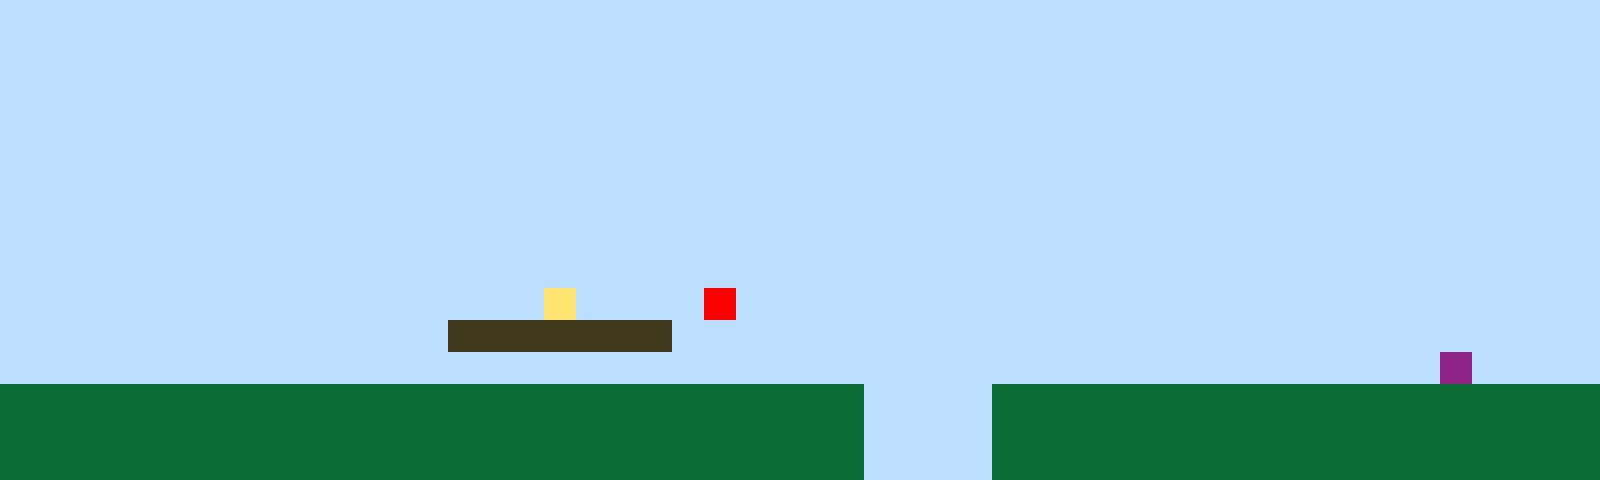

This is a level from a 2D game, rendered from its Tiled map with the project's own tilesets. A one-line summary and the complete map file follow:
An orthogonal 50x15 tile map with 32x32 px tiles, 1 tile layer (Tile Layer 1).

<map version="1.10" tiledversion="1.11.2" orientation="orthogonal" renderorder="right-up" width="50" height="15" tilewidth="32" tileheight="32" infinite="0" nextlayerid="2" nextobjectid="1"><editorsettings><export target="map1.csv" format="csv" /></editorsettings><tileset firstgid="1" name="sprites" tilewidth="32" tileheight="32" tilecount="6" columns="3"><image source="sprites.png" width="96" height="64" /></tileset><layer id="1" name="Tile Layer 1" width="50" height="15"><data encoding="csv">1,1,1,1,1,1,1,1,1,1,1,1,1,1,1,1,1,1,1,1,1,1,1,1,1,1,1,1,1,1,1,1,1,1,1,1,1,1,1,1,1,1,1,1,1,1,1,1,1,1,1,1,1,1,1,1,1,1,1,1,1,1,1,1,1,1,1,1,1,1,1,1,1,1,1,1,1,1,1,1,1,1,1,1,1,1,1,1,1,1,1,1,1,1,1,1,1,1,1,1,1,1,1,1,1,1,1,1,1,1,1,1,1,1,1,1,1,1,1,1,1,1,1,1,1,1,1,1,1,1,1,1,1,1,1,1,1,1,1,1,1,1,1,1,1,1,1,1,1,1,1,1,1,1,1,1,1,1,1,1,1,1,1,1,1,1,1,1,1,1,1,1,1,1,1,1,1,1,1,1,1,1,1,1,1,1,1,1,1,1,1,1,1,1,1,1,1,1,1,1,1,1,1,1,1,1,1,1,1,1,1,1,1,1,1,1,1,1,1,1,1,1,1,1,1,1,1,1,1,1,1,1,1,1,1,1,1,1,1,1,1,1,1,1,1,1,1,1,1,1,1,1,1,1,1,1,1,1,1,1,1,1,1,1,1,1,1,1,1,1,1,1,1,1,1,1,1,1,1,1,1,1,1,1,1,1,1,1,1,1,1,1,1,1,1,1,1,1,1,1,1,1,1,1,1,1,1,1,1,1,1,1,1,1,1,1,1,1,1,1,1,1,1,1,1,1,1,1,1,1,1,1,1,1,1,1,1,1,1,1,1,1,1,1,1,1,1,1,1,1,1,1,1,1,1,1,1,1,1,1,1,1,1,1,1,1,1,1,1,1,1,1,1,1,1,1,1,1,1,1,1,1,1,1,1,1,1,1,1,1,1,1,1,1,1,1,1,1,1,1,1,1,1,1,1,1,1,1,1,1,1,1,1,1,1,1,1,1,1,1,1,1,1,1,1,1,1,1,1,1,1,1,1,1,1,1,1,1,1,1,1,1,1,1,1,1,1,1,1,1,1,1,1,1,1,1,1,1,1,1,1,1,1,1,1,1,1,4,1,1,1,1,5,1,1,1,1,1,1,1,1,1,1,1,1,1,1,1,1,1,1,1,1,1,1,1,1,1,1,1,1,1,1,1,1,1,1,1,1,1,1,1,1,1,3,3,3,3,3,3,3,1,1,1,1,1,1,1,1,1,1,1,1,1,1,1,1,1,1,1,1,1,1,1,1,1,1,1,1,1,1,1,1,1,1,1,1,1,1,1,1,1,1,1,1,1,1,1,1,1,1,1,1,1,1,1,1,1,1,1,1,1,1,1,1,1,1,1,1,1,1,1,1,1,1,6,1,1,1,1,2,2,2,2,2,2,2,2,2,2,2,2,2,2,2,2,2,2,2,2,2,2,2,2,2,2,2,1,1,1,1,2,2,2,2,2,2,2,2,2,2,2,2,2,2,2,2,2,2,2,2,2,2,2,2,2,2,2,2,2,2,2,2,2,2,2,2,2,2,2,2,2,2,2,2,2,2,1,1,1,1,2,2,2,2,2,2,2,2,2,2,2,2,2,2,2,2,2,2,2,2,2,2,2,2,2,2,2,2,2,2,2,2,2,2,2,2,2,2,2,2,2,2,2,2,2,2,1,1,1,1,2,2,2,2,2,2,2,2,2,2,2,2,2,2,2,2,2,2,2</data></layer></map>
